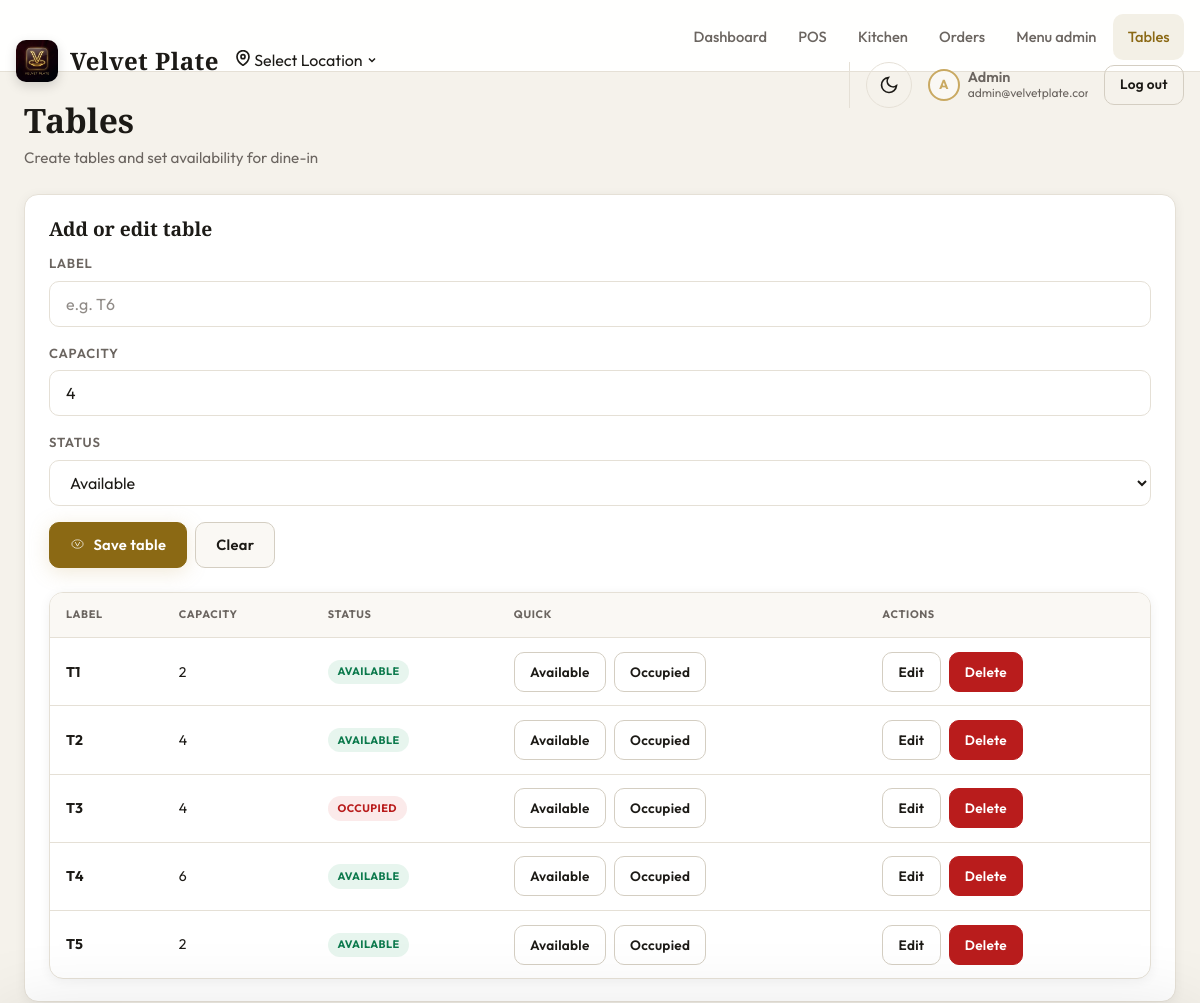
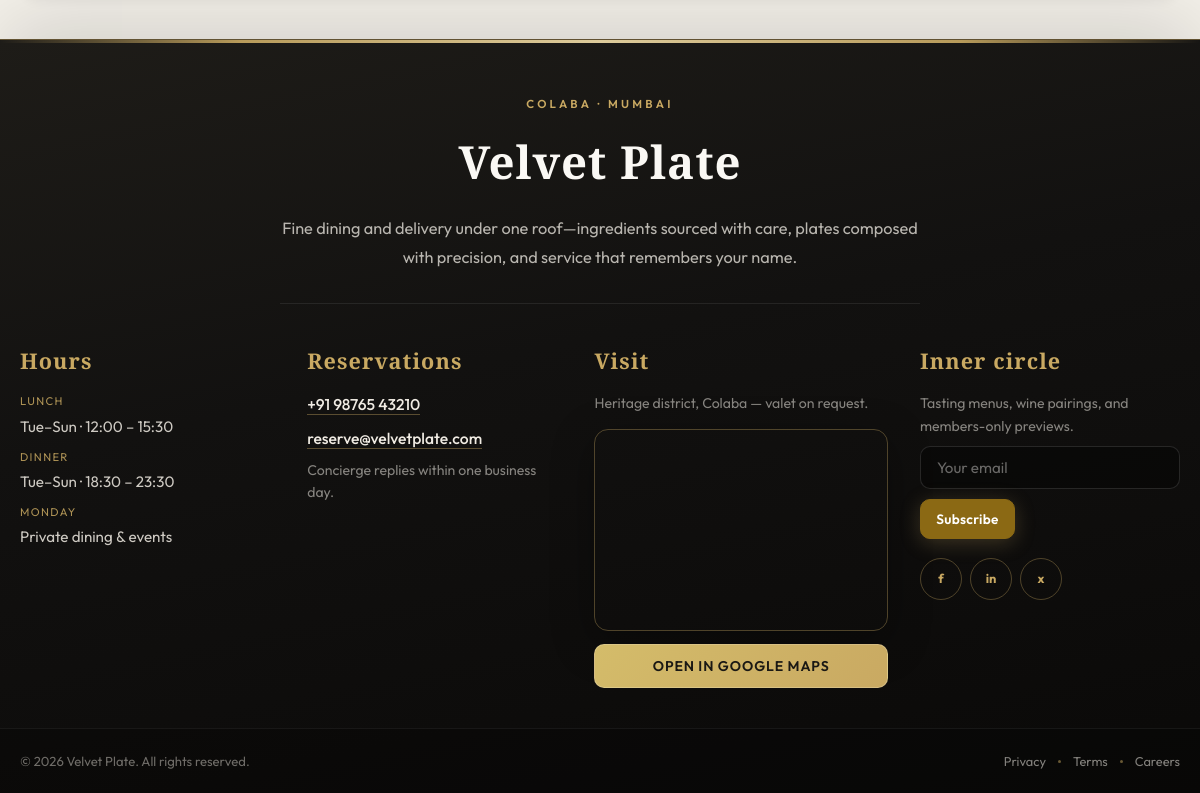
The app's page /tables (signed in) with its own data (2 pictures, top to bottom).
### tables this page shows
CREATE TABLE `tables` (
  `id` INT UNSIGNED NOT NULL AUTO_INCREMENT,
  `label` VARCHAR(32) NOT NULL,
  `capacity` SMALLINT UNSIGNED NOT NULL DEFAULT 4,
  `status` ENUM('available', 'occupied') NOT NULL DEFAULT 'available',
  `created_at` TIMESTAMP NOT NULL DEFAULT CURRENT_TIMESTAMP,
  PRIMARY KEY (`id`),
  UNIQUE KEY `uk_tables_label` (`label`)
);

### backend/controllers/TableController.php (called while the page is built, shortened)
<?php
final class TableController
{
    public function page(): void
    {
        $tables = TableModel::all();
        require dirname(__DIR__, 2) . '/frontend/pages/tables.php';
    }
}

### backend/config/bootstrap.php (called while the page is built, shortened)
<?php
$dbCfg = require __DIR__ . '/database.php';
spl_autoload_register(function (string $class): void {
    $prefix = 'App\\';
    $baseDir = __DIR__ . '/../';
    $len = strlen($prefix);
    $relative = substr($class, $len);
    $file = $baseDir . str_replace('\\', '/', $relative) . '.php';
});
require_once __DIR__ . '/../helpers/functions.php';

### backend/config/database.php (called while the page is built, shortened)
<?php
return [
    'host' => '127.0.0.1',
    'port' => '3306',
    'database' => 'restaurant_system',
    'username' => 'root',
    'password' => '',
    'charset' => 'utf8mb4',
];

### backend/models/Database.php (called while the page is built, shortened)
<?php
final class Database
{
    private static ?PDO $pdo = null;
    public static function pdo(): PDO
    {
        $db = require __DIR__ . '/../config/database.php';
        $dsn = sprintf(
            'mysql:host=%s;port=%s;dbname=%s;charset=%s',
            $db['host'],
            $db['port'],
            $db['database'],
            $db['charset']
        );
        try {
            self::$pdo = new PDO($dsn, $db['username'], $db['password'], [
                PDO::ATTR_ERRMODE => PDO::ERRMODE_EXCEPTION,
                PDO::ATTR_DEFAULT_FETCH_MODE => PDO::FETCH_ASSOC,
            ]);
        } catch (PDOException $e) {
            http_response_code(500);
            if (php_sapi_name() === 'cli') {
                throw $e;
            }
            die('Database connection failed. Check backend/config/database.php');
        }
        return self::$pdo;
    }
}

### backend/models/TableModel.php (called while the page is built, shortened)
<?php
final class TableModel
{
    public static function all(): array
    {
        $st = Database::pdo()->query('SELECT * FROM `tables` ORDER BY label');
        return $st->fetchAll() ?: [];
    }
}

### backend/helpers/functions.php (called while the page is built, shortened)
<?php
function e(string $s): string
{
    return htmlspecialchars($s, ENT_QUOTES | ENT_SUBSTITUTE, 'UTF-8');
}

### frontend/pages/tables.php (the view, shortened to what this page needs)
<?php
require dirname(__DIR__) . '/partials/document_head.php';
require dirname(__DIR__) . '/partials/app_shell_start.php';
?>
<main id="main-content">
    <header class="page-header">
        <div>
            <h1 class="page-title">Tables</h1>
            <p class="page-sub">Create tables and set availability for dine-in</p>
        </div>
    </header>
    <section class="card">
        <div class="card-body">
            <h2 class="card-title">Add or edit table</h2>
            <form id="tableForm" class="no-print" style="display:grid;gap:1rem;">
                <div style="display:grid;gap:1rem;">
                    <div class="form-group" style="margin:0;">
                        <label class="form-label" for="tableLabel">Label</label>
                        <input class="form-input" id="tableLabel" maxlength="32" required placeholder="e.g. T6">
                    </div>
                    <div class="form-group" style="margin:0;">
                        <label class="form-label" for="tableCap">Capacity</label>
                        <input class="form-input" id="tableCap" type="number" min="1" value="4" required>
                    </div>
                    <div class="form-group" style="margin:0;">
                        <label class="form-label" for="tableStatus">Status</label>
                        <select class="form-select" id="tableStatus">
                            <option value="available">Available</option>
                        </select>
                    </div>
                </div>
                <div class="btn-group">
                    <button type="submit" class="btn btn-primary">Save table</button>
                    <button type="button" class="btn btn-secondary" id="tableReset">Clear</button>
                </div>
            </form>
            <div class="table-wrap table-cards-sm" style="margin-top:1.5rem;">
                <table class="data-table" id="tablesTable">
                    <thead>
                        <tr>
                            <th>Label</th>
                            <th>Capacity</th>
                            <th>Status</th>
                            <th class="no-print">Quick</th>
                            <th class="no-print">Actions</th>
                        </tr>
                    </thead>
                    <tbody id="tablesBody">
                        <?php foreach ($tables as $t): ?>
                            <tr data-table-id="<?= (int) $t['id'] ?>">
                                <td data-label="Label"><strong><?= e((string) $t['label']) ?></strong></td>
                                <td data-label="Capacity"><?= (int) $t['capacity'] ?></td>
                                <td data-label="Status">
                                    <span class="badge <?= ($t['status'] ?? '') === 'occupied' ? 'badge-occ' : 'badge-avail' ?>"><?= e((string) $t['status']) ?></span>
                                </td>
                                <td data-label="Quick" class="no-print">
                                    <div class="btn-group">
                                        <button type="button" class="btn btn-outline btn-sm tbl-st" data-id="<?= (int) $t['id'] ?>" data-status="available">Available</button>
                                        <button type="button" class="btn btn-outline btn-sm tbl-st" data-id="<?= (int) $t['id'] ?>" data-status="occupied">Occupied</button>
                                    </div>
                                </td>
                                <td data-label="Actions" class="no-print">
                                    <div class="btn-group">
                                        <button type="button" class="btn btn-outline btn-sm tbl-edit" data-id="<?= (int) $t['id'] ?>">Edit</button>
                                        <button type="button" class="btn btn-danger btn-sm tbl-del" data-id="<?= (int) $t['id'] ?>">Delete</button>
                                    </div>
                                </td>
                            </tr>
                        <?php endforeach; ?>
                    </tbody>
                </table>
            </div>
        </div>
    </section>
</main>
<?php require dirname(__DIR__) . '/partials/document_end.php'; ?>

### records on screen
tables: label "T1", capacity "2", status "AVAILABLE"
tables: label "T2", capacity "4", status "AVAILABLE"
tables: label "T3", capacity "4", status "OCCUPIED"
tables: label "T4", capacity "6", status "AVAILABLE"
tables: label "T5", capacity "2", status "AVAILABLE"

### other values on screen
substr($_SESSION['email'] ?? 'U', 0, 1) "A"
$_SESSION['email'] "admin@velvetplate.…"
